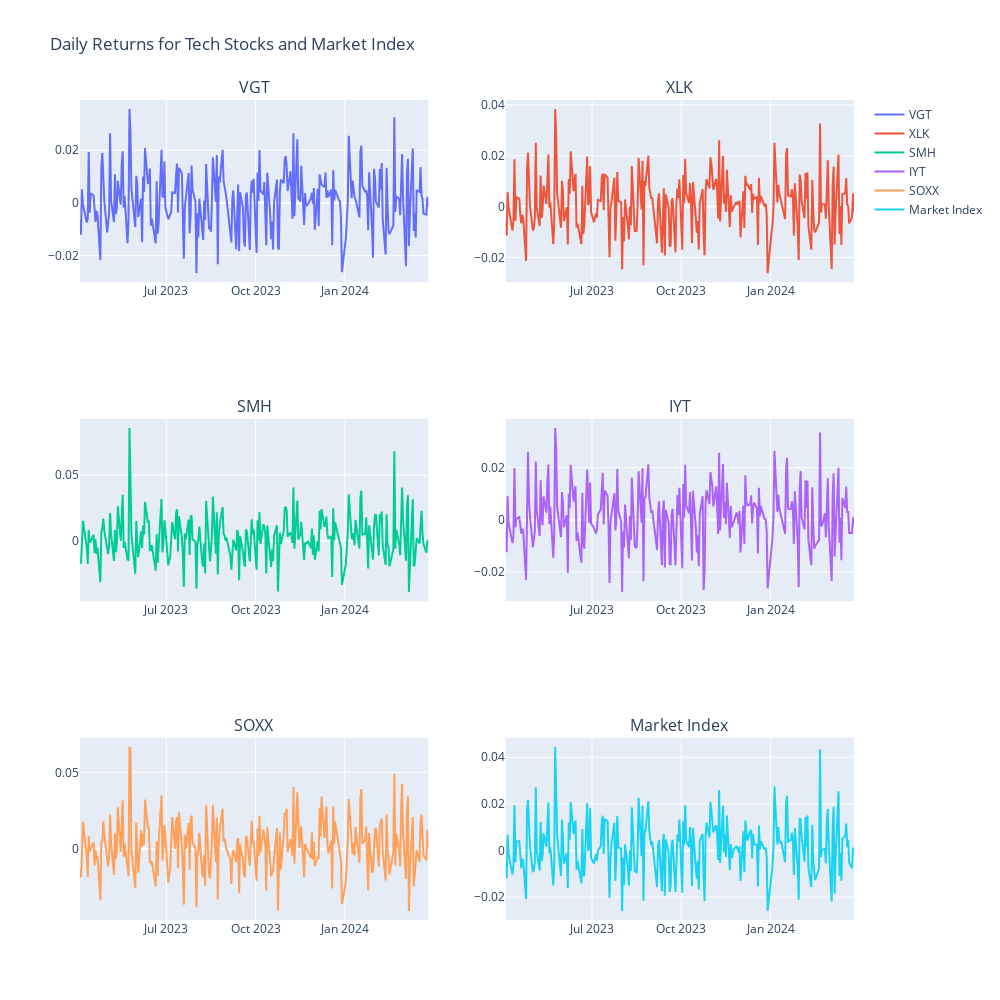

Write notebook code for a chart like this one.
### Code cell
# we can now plot the daily returns for all the stocks in sub plots
fig = make_subplots(rows=3, cols=2, subplot_titles=("VGT", "XLK", "SMH", "IYT", "SOXX", "Market Index"))

fig.add_scatter(x=vgt_data.index, y=vga_daily_returns, mode='lines', name='VGT', row=1, col=1)
fig.add_scatter(x=xlk_data.index, y=xlk_daily_returns, mode='lines', name='XLK', row=1, col=2)
fig.add_scatter(x=smh_data.index, y=smh_daily_returns, mode='lines', name='SMH', row=2, col=1)
fig.add_scatter(x=iyt_data.index, y=iyt_daily_returns, mode='lines', name='IYT', row=2, col=2)
fig.add_scatter(x=soxx_data.index, y=soxx_daily_returns, mode='lines', name='SOXX', row=3, col=1)
fig.add_scatter(x=market_index_data.index, y=market_index_daily_returns, mode='lines', name='Market Index', row=3, col=2)

fig.update_layout(title_text="Daily Returns for Tech Stocks and Market Index", height=1000, width=1000)
fig.show()

### Figure 1 — Plotly figure (JSON) as saved in the notebook; plotly's stock layout.template omitted (floating-point values rounded to 4 significant figures; data arrays with more than 128 entries replaced by an {"elided": "..."} marker saying what was removed)
{"data": [{"mode": "lines", "name": "VGT", "type": "scatter", "x": {"elided": "249 str values"}, "xaxis": "x", "y": {"elided": "248 float values"}, "yaxis": "y"}, {"mode": "lines", "name": "XLK", "type": "scatter", "x": {"elided": "249 str values"}, "xaxis": "x2", "y": {"elided": "248 float values"}, "yaxis": "y2"}, {"mode": "lines", "name": "SMH", "type": "scatter", "x": {"elided": "249 str values"}, "xaxis": "x3", "y": {"elided": "248 float values"}, "yaxis": "y3"}, {"mode": "lines", "name": "IYT", "type": "scatter", "x": {"elided": "249 str values"}, "xaxis": "x4", "y": {"elided": "248 float values"}, "yaxis": "y4"}, {"mode": "lines", "name": "SOXX", "type": "scatter", "x": {"elided": "249 str values"}, "xaxis": "x5", "y": {"elided": "248 float values"}, "yaxis": "y5"}, {"mode": "lines", "name": "Market Index", "type": "scatter", "x": {"elided": "249 str values"}, "xaxis": "x6", "y": {"elided": "248 float values"}, "yaxis": "y6"}], "layout": {"annotations": [{"font": {"size": 16}, "showarrow": false, "text": "VGT", "x": 0.225, "xanchor": "center", "xref": "paper", "y": 1, "yanchor": "bottom", "yref": "paper"}, {"font": {"size": 16}, "showarrow": false, "text": "XLK", "x": 0.775, "xanchor": "center", "xref": "paper", "y": 1, "yanchor": "bottom", "yref": "paper"}, {"font": {"size": 16}, "showarrow": false, "text": "SMH", "x": 0.225, "xanchor": "center", "xref": "paper", "y": 0.6111, "yanchor": "bottom", "yref": "paper"}, {"font": {"size": 16}, "showarrow": false, "text": "IYT", "x": 0.775, "xanchor": "center", "xref": "paper", "y": 0.6111, "yanchor": "bottom", "yref": "paper"}, {"font": {"size": 16}, "showarrow": false, "text": "SOXX", "x": 0.225, "xanchor": "center", "xref": "paper", "y": 0.2222, "yanchor": "bottom", "yref": "paper"}, {"font": {"size": 16}, "showarrow": false, "text": "Market Index", "x": 0.775, "xanchor": "center", "xref": "paper", "y": 0.2222, "yanchor": "bottom", "yref": "paper"}], "height": 1000, "title": {"text": "Daily Returns for Tech Stocks and Market Index"}, "width": 1000, "xaxis": {"anchor": "y", "domain": [0, 0.45]}, "xaxis2": {"anchor": "y2", "domain": [0.55, 1]}, "xaxis3": {"anchor": "y3", "domain": [0, 0.45]}, "xaxis4": {"anchor": "y4", "domain": [0.55, 1]}, "xaxis5": {"anchor": "y5", "domain": [0, 0.45]}, "xaxis6": {"anchor": "y6", "domain": [0.55, 1]}, "yaxis": {"anchor": "x", "domain": [0.7778, 1]}, "yaxis2": {"anchor": "x2", "domain": [0.7778, 1]}, "yaxis3": {"anchor": "x3", "domain": [0.3889, 0.6111]}, "yaxis4": {"anchor": "x4", "domain": [0.3889, 0.6111]}, "yaxis5": {"anchor": "x5", "domain": [0, 0.2222]}, "yaxis6": {"anchor": "x6", "domain": [0, 0.2222]}}}
